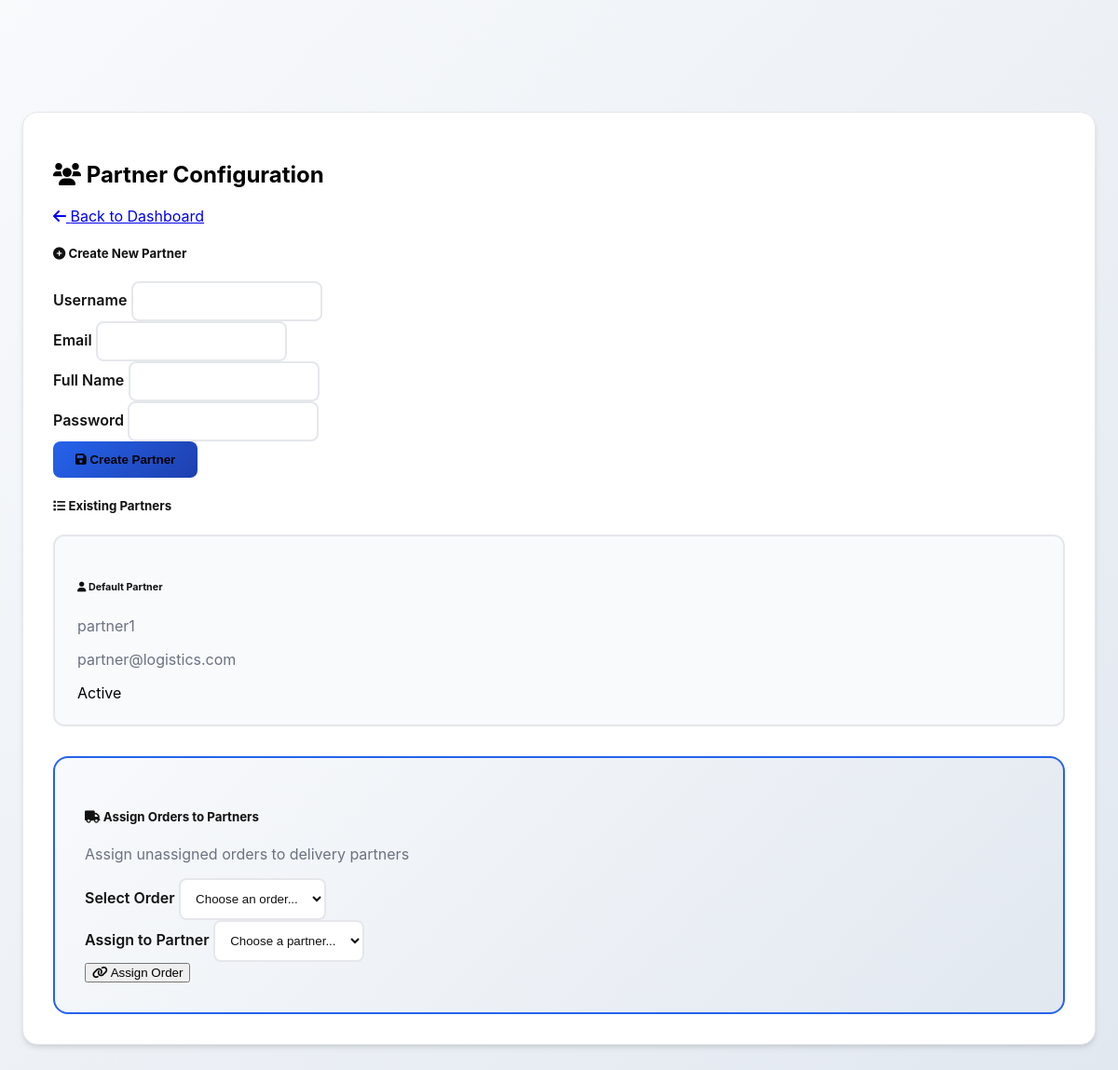
/admin/partner-config (signed in), run on the app's committed database.
### models.py (models this page shows, shortened)
class DeliveryPartner(UserMixin, db.Model):
    __tablename__ = 'delivery_partners'
    id = db.Column(db.Integer, primary_key=True)
    username = db.Column(db.String(80), unique=True, nullable=False)
    email = db.Column(db.String(120), unique=True, nullable=False)
    password_hash = db.Column(db.String(256), nullable=False)
    full_name = db.Column(db.String(200), nullable=False)
    is_active = db.Column(db.Boolean, default=True)
    created_at = db.Column(db.DateTime, default=datetime.utcnow)

### routes.py (the view)
@app.route('/admin/partner-config')
@admin_required
def admin_partner_config():
    partners = DeliveryPartner.query.all()
    return render_template('admin_partner_config.html', partners=partners)

### app.py (called while the page is built)
@login_manager.user_loader
def load_user(user_id):
    from models import Admin, DeliveryPartner
    if user_id.startswith('admin_'):
        admin_id = int(user_id.split('_')[1])
        return Admin.query.get(admin_id)
    elif user_id.startswith('partner_'):
        partner_id = int(user_id.split('_')[1])
        return DeliveryPartner.query.get(partner_id)
    return None

### models.py (called while the page is built)
    def get_id(self):
        return f"admin_{self.id}"

### routes.py (called while the page is built)
def admin_required(f):
    @wraps(f)
    def decorated_function(*args, **kwargs):
        if not current_user.is_authenticated or not hasattr(current_user, 'get_id') or not current_user.get_id().startswith('admin_'):
            flash('You need to be logged in as an admin to access this page.', 'error')
            return redirect(url_for('admin_login'))
        return f(*args, **kwargs)
    return decorated_function

@app.before_request
def before_request():
    if not hasattr(app, '_initialized'):
        init_default_data()
        app._initialized = True

### templates/admin_partner_config.html (shortened to what this page needs)
<!DOCTYPE html>
<html lang="en">
<head>
    <link href="https://cdn.replit.com/agent/bootstrap-agent-dark-theme.min.css" rel="stylesheet">
    <link href="https://cdnjs.cloudflare.com/ajax/libs/font-awesome/6.0.0/css/all.min.css" rel="stylesheet">
</head>
<body>
    <div class="config-container">
        <div class="config-card">
            <div class="d-flex justify-content-between align-items-center mb-4">
                <h2><i class="fas fa-users"></i> Partner Configuration</h2>
                <a href="{{ url_for('admin_dashboard') }}" class="btn btn-outline-primary">
                    <i class="fas fa-arrow-left"></i> Back to Dashboard
                </a>
            </div>
            <div class="row">
                <div class="col-lg-6">
                    <div class="card">
                        <div class="card-header">
                            <h5><i class="fas fa-plus-circle"></i> Create New Partner</h5>
                        </div>
                        <div class="card-body">
                            <form id="createPartnerForm">
                                <div class="mb-3">
                                    <label class="form-label">Username</label>
                                    <input type="text" class="form-control" name="username" required>
                                </div>
                                <div class="mb-3">
                                    <label class="form-label">Email</label>
                                    <input type="email" class="form-control" name="email" required>
                                </div>
                                <div class="mb-3">
                                    <label class="form-label">Full Name</label>
                                    <input type="text" class="form-control" name="full_name" required>
                                </div>
                                <div class="mb-3">
                                    <label class="form-label">Password</label>
                                    <input type="password" class="form-control" name="password" required>
                                </div>
                                <button type="submit" class="btn btn-primary">
                                    <i class="fas fa-save"></i> Create Partner
                                </button>
                            </form>
                        </div>
                    </div>
                </div>
                <div class="col-lg-6">
                    <div class="card">
                        <div class="card-header">
                            <h5><i class="fas fa-list"></i> Existing Partners</h5>
                        </div>
                        <div class="card-body">
                            <div class="partner-grid">
                                {% for partner in partners %}
                                <div class="partner-card">
                                    <h6><i class="fas fa-user"></i> {{ partner.full_name }}</h6>
                                    <p class="text-muted mb-1">{{ partner.username }}</p>
                                    <p class="text-muted mb-2">{{ partner.email }}</p>
                                    <span class="badge bg-{{ 'success' if partner.is_active else 'danger' }}">
                                        {{ 'Active' if partner.is_active else 'Inactive' }}
                                    </span>
                                </div>
                                {% endfor %}
                            </div>
                        </div>
                    </div>
                </div>
            </div>
            <div class="order-assignment">
                <h5><i class="fas fa-truck"></i> Assign Orders to Partners</h5>
                <p class="text-muted">Assign unassigned orders to delivery partners</p>
                <div class="row">
                    <div class="col-md-6">
                        <label class="form-label">Select Order</label>
                        <select class="form-control" id="orderSelect">
                            <option value="">Choose an order...</option>
                        </select>
                    </div>
                    <div class="col-md-6">
                        <label class="form-label">Assign to Partner</label>
                        <select class="form-control" id="partnerSelect">
                            <option value="">Choose a partner...</option>
                        </select>
                    </div>
                </div>
                <button class="btn btn-success mt-3" onclick="assignOrder()">
                    <i class="fas fa-link"></i> Assign Order
                </button>
            </div>
        </div>
    </div>
</body>
</html>

### templates/admin_partner_config.html (style rules this page uses)
:root { --primary-color: #2563eb; --secondary-color: #1e40af; --success-color: #10b981; --warning-color: #f59e0b; --danger-color: #ef4444; --light-bg: #f8fafc; --card-shadow: 0 4px 6px -1px rgba(0, 0, 0, 0.1), 0 2px 4px -1px rgba(0, 0, 0, 0.06); }
body { font-family: 'Inter', -apple-system, BlinkMacSystemFont, sans-serif; background: linear-gradient(135deg, #f8fafc 0%, #e2e8f0 100%); min-height: 100vh; padding-top: 80px; }
.config-container { max-width: 1200px; margin: 2rem auto; padding: 0 1rem; }
.config-card { background: white; border-radius: 16px; padding: 2rem; box-shadow: var(--card-shadow); margin-bottom: 2rem; border: 1px solid #e5e7eb; }
.form-control { border: 2px solid #e5e7eb; border-radius: 8px; padding: 0.75rem; transition: all 0.3s ease; color: #111 !important; background-color: #fff !important; }
.form-label { color: #111 !important; font-weight: 600; }
.card-header h5 { color: #111 !important; }
.partner-card h6 { color: #111 !important; }
.partner-card p { color: #6b7280 !important; }
.order-assignment h5 { color: #111 !important; }
.order-assignment p { color: #6b7280 !important; }
.btn-primary { background: linear-gradient(135deg, var(--primary-color), var(--secondary-color)); border: none; border-radius: 8px; padding: 0.75rem 1.5rem; font-weight: 600; transition: all 0.3s ease; }
.partner-grid { display: grid; grid-template-columns: repeat(auto-fit, minmax(300px, 1fr)); gap: 1rem; }
.partner-card { background: #f8fafc; border: 2px solid #e5e7eb; border-radius: 12px; padding: 1.5rem; }
.order-assignment { background: linear-gradient(135deg, #f8fafc, #e2e8f0); border: 2px solid var(--primary-color); border-radius: 16px; padding: 2rem; margin-top: 2rem; }

### data on the page
DeliveryPartner: full_name "Default Partner", username "partner1", email "partner@logistics.com", is_active "Active"
